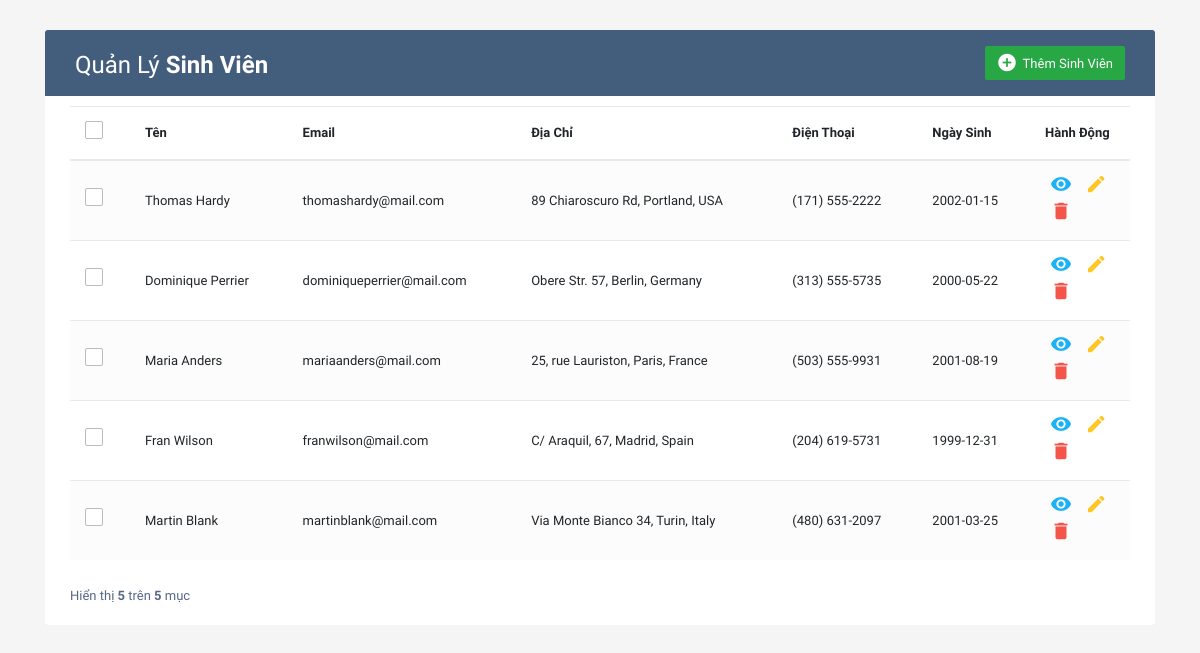
The page / on the database its author committed.
### tables this page shows
CREATE TABLE `students` (
  `id` int(11) NOT NULL,
  `name` varchar(100) NOT NULL,
  `email` varchar(100) NOT NULL,
  `address` varchar(255) NOT NULL,
  `phone` varchar(15) NOT NULL,
  `birthdate` date NOT NULL
);

### index.php (the view, shortened to what this page needs)
<?php
include 'db.php';
$sql = "SELECT * FROM students";
$result = $conn->query($sql);
?>
<!DOCTYPE html>
<html lang="en">
<head>
    <link rel="stylesheet" href="https://stackpath.bootstrapcdn.com/bootstrap/4.5.0/css/bootstrap.min.css">
    <link rel="stylesheet" href="https://maxcdn.bootstrapcdn.com/font-awesome/4.7.0/css/font-awesome.min.css">
</head>
<body>
    <div class="container-xl">
        <div class="table-responsive">
            <div class="table-wrapper">
                <div class="table-title">
                    <div class="row">
                        <div class="col-sm-6">
                            <h2>Quản Lý <b>Sinh Viên</b></h2>
                        </div>
                        <div class="col-sm-6">
                            <a href="#addStudentModal" class="btn btn-success" data-toggle="modal"><i class="material-icons">&#xE147;</i> <span>Thêm Sinh Viên</span></a>
                        </div>
                    </div>
                </div>
                <table class="table table-striped table-hover">
                    <thead>
                        <tr>
                            <th>
                                <span class="custom-checkbox">
                                    <label for="selectAll"></label>
                                </span>
                            </th>
                            <th>Tên</th>
                            <th>Email</th>
                            <th>Địa Chỉ</th>
                            <th>Điện Thoại</th>
                            <th>Ngày Sinh</th>
                            <th>Hành Động</th>
                        </tr>
                    </thead>
                    <tbody>
                        <?php while ($row = $result->fetch_assoc()) : ?>
                            <tr>
                                <td>
                                    <span class="custom-checkbox">
                                        <label for="checkbox<?php echo $row['id']; ?>"></label>
                                    </span>
                                </td>
                                <td><?php echo $row['name']; ?></td>
                                <td><?php echo $row['email']; ?></td>
                                <td><?php echo $row['address']; ?></td>
                                <td><?php echo $row['phone']; ?></td>
                                <td><?php echo $row['birthdate']; ?></td>
                                <td>
                                    <a href="#viewStudentModal" class="view" data-toggle="modal" data-id="<?php echo $row['id']; ?>" data-name="<?php echo $row['name']; ?>" data-email="<?php echo $row['email']; ?>" data-address="<?php echo $row['address']; ?>" data-phone="<?php echo $row['phone']; ?>" data-birthdate="<?php echo $row['birthdate']; ?>"><i class="material-icons" data-toggle="tooltip" title="Xem">&#xE417;</i></a>
                                    <a href="#editStudentModal" class="edit" data-toggle="modal" data-id="<?php echo $row['id']; ?>" data-name="<?php echo $row['name']; ?>" data-email="<?php echo $row['email']; ?>" data-address="<?php echo $row['address']; ?>" data-phone="<?php echo $row['phone']; ?>" data-birthdate="<?php echo $row['birthdate']; ?>"><i class="material-icons" data-toggle="tooltip" title="Sửa">&#xE254;</i></a>
                                    <a href="#deleteStudentModal" class="delete" data-toggle="modal" data-id="<?php echo $row['id']; ?>" data-name="<?php echo $row['name']; ?>" data-email="<?php echo $row['email']; ?>" data-address="<?php echo $row['address']; ?>" data-phone="<?php echo $row['phone']; ?>" data-birthdate="<?php echo $row['birthdate']; ?>"><i class="material-icons" data-toggle="tooltip" title="Xóa">&#xE872;</i></a>
                                </td>
                            </tr>
                        <?php endwhile; ?>
                    </tbody>
                </table>
                <div class="clearfix">
                    <div class="hint-text">Hiển thị <b><?php echo $result->num_rows; ?></b> trên <b><?php echo $result->num_rows; ?></b> mục</div>
                </div>
            </div>
        </div>
    </div>
</body>
</html>

### index.php (style rules this page uses)
body { color: #566787; background: #f5f5f5; font-family: 'Varela Round', sans-serif; font-size: 13px; }
.table-responsive { margin: 30px 0; }
.table-wrapper { background: #fff; padding: 20px 25px; border-radius: 3px; min-width: 1000px; box-shadow: 0 1px 1px rgba(0, 0, 0, .05); }
.table-title { padding-bottom: 15px; background: #435d7d; color: #fff; padding: 16px 30px; min-width: 100%; margin: -20px -25px 10px; border-radius: 3px 3px 0 0; }
.table-title h2 { margin: 5px 0 0; font-size: 24px; }
.table-title .btn { color: #fff; float: right; font-size: 13px; border: none; min-width: 50px; border-radius: 2px; border: none; outline: none !important; margin-left: 10px; }
.table-title .btn i { float: left; font-size: 21px; margin-right: 5px; }
.table-title .btn span { float: left; margin-top: 2px; }
table.table tr th, table.table tr td { border-color: #e9e9e9; padding: 12px 15px; vertical-align: middle; }
table.table tr th:first-child { width: 60px; }
table.table tr th:last-child { width: 100px; }
table.table-striped tbody tr:nth-of-type(odd) { background-color: #fcfcfc; }
table.table td:last-child i { opacity: 0.9; font-size: 22px; margin: 0 5px; }
table.table td a { font-weight: bold; color: #566787; display: inline-block; text-decoration: none; outline: none !important; }
table.table td a.edit { color: #FFC107; }
table.table td a.delete { color: #F44336; }
table.table td a.view { color: #03A9F4; }
table.table td i { font-size: 19px; }
.hint-text { float: left; margin-top: 10px; font-size: 13px; }
.custom-checkbox { position: relative; }
.custom-checkbox label:before { width: 18px; height: 18px; }
.custom-checkbox label:before { content: ''; margin-right: 10px; display: inline-block; vertical-align: text-top; background: white; border: 1px solid #bbb; border-radius: 2px; box-sizing: border-box; z-index: 2; }

### rows shown on the page
students: name "Thomas Hardy", email "thomashardy@mail.com", address "89 Chiaroscuro Rd, Portland, USA", phone "(171) 555-2222", birthdate "2002-01-15"
students: name "Dominique Perrier", email "dominiqueperrier@mail.com", address "Obere Str. 57, Berlin, Germany", phone "(313) 555-5735", birthdate "2000-05-22"
students: name "Maria Anders", email "mariaanders@mail.com", address "25, rue Lauriston, Paris, France", phone "(503) 555-9931", birthdate "2001-08-19"
students: name "Fran Wilson", email "franwilson@mail.com", address "C/ Araquil, 67, Madrid, Spain", phone "(204) 619-5731", birthdate "1999-12-31"
students: name "Martin Blank", email "martinblank@mail.com", address "Via Monte Bianco 34, Turin, Italy", phone "(480) 631-2097", birthdate "2001-03-25"

### other values the page prints
$result->num_rows "5"
